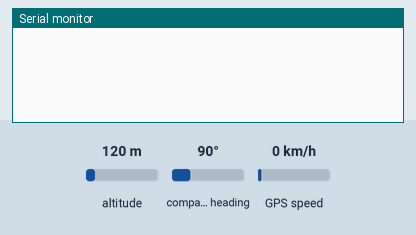
The sketch below on a simulated Arduino Mega 2560, built with avr-gcc and run on an emulated ATmega2560. Parts: the last lines printed to the serial monitor. Inputs (shaded band) come from the test bench; at power-on: altitude 120 m, compass heading 90°, GPS speed 0 km/h. The GPS gets a fix after 3 s at 37.7749, -122.4194 with 8 satellites.

Above: at 2.2 s.
2.3 s: altitude set to 20 m
At 6.2 s:
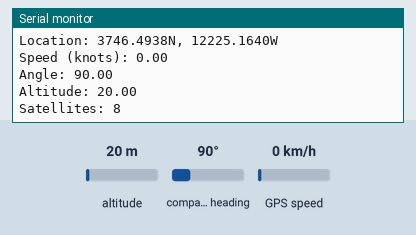
6.5 s: compass heading set to 7°
8.1 s: GPS speed set to 2 km/h
At 11.0 s:
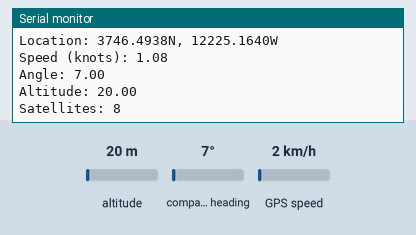

The sketch:

GPSTest.ino
```cpp
#include <Adafruit_GPS.h>

#define GPSSerial Serial2

Adafruit_GPS GPS(&GPSSerial);

String NMEA1;
String NMEA2;
char c;

void setup()
{
  Serial.begin(9600);
  startGPS();
}

void loop() // run over and over again
{
  readGPS();
  delay(1000);
}

void readGPS(){
  clearGPS();
  while(!GPS.newNMEAreceived()){
    c = GPS.read();
  }
  GPS.parse(GPS.lastNMEA());
  NMEA1 = GPS.lastNMEA();

  while(!GPS.newNMEAreceived()){
    c = GPS.read();
  }
  GPS.parse(GPS.lastNMEA());
  NMEA2 = GPS.lastNMEA();

  Serial.println(NMEA1);
  Serial.println(NMEA2);
  Serial.println("");

  Serial.print("\nTime: ");
  if (GPS.hour < 10) { Serial.print('0'); }
    Serial.print(GPS.hour, DEC); Serial.print(':');
  if (GPS.minute < 10) { Serial.print('0'); }
    Serial.print(GPS.minute, DEC); Serial.print(':');
  if (GPS.seconds < 10) { Serial.print('0'); }
    Serial.print(GPS.seconds, DEC); Serial.print('.');
  if (GPS.milliseconds < 10) {
    Serial.print("00");
  } else if (GPS.milliseconds > 9 && GPS.milliseconds < 100) {
    Serial.print("0");
  }
  Serial.println(GPS.milliseconds);
  Serial.print("Date: ");
  Serial.print(GPS.day, DEC); Serial.print('/');
  Serial.print(GPS.month, DEC); Serial.print("/20");
  Serial.println(GPS.year, DEC);
  Serial.print("Fix: "); Serial.print((int)GPS.fix);
  Serial.print(" quality: "); Serial.println((int)GPS.fixquality);
  if (GPS.fix) {
    Serial.print("Location: ");
    Serial.print(GPS.latitude, 4); Serial.print(GPS.lat);
    Serial.print(", ");
    Serial.print(GPS.longitude, 4); Serial.println(GPS.lon);
    Serial.print("Speed (knots): "); Serial.println(GPS.speed);
    Serial.print("Angle: "); Serial.println(GPS.angle);
    Serial.print("Altitude: "); Serial.println(GPS.altitude);
    Serial.print("Satellites: "); Serial.println((int)GPS.satellites);
  }


}

void clearGPS(){
  while(!GPS.newNMEAreceived()){
    c=GPS.read();
  }
  GPS.parse(GPS.lastNMEA());
  while(!GPS.newNMEAreceived()){
    c=GPS.read();
  }
  GPS.parse(GPS.lastNMEA());
  while(!GPS.newNMEAreceived()){
    c=GPS.read();
  }
  GPS.parse(GPS.lastNMEA());
}
void startGPS(){
  GPS.begin(9600);
  GPS.sendCommand("$PGCMD,33,0*6D");
  GPS.sendCommand(PMTK_SET_NMEA_OUTPUT_RMCGGA);
  GPS.sendCommand(PMTK_SET_NMEA_UPDATE_1HZ); // 1 Hz update rate
  delay(1000);
}
```

Measured:
- after the input at 2.3 s, the serial monitor: prints a new line after 2.9 s (image 1)
- after the input at 8.1 s, the serial monitor: prints a new line after 2.1 s (image 2)
